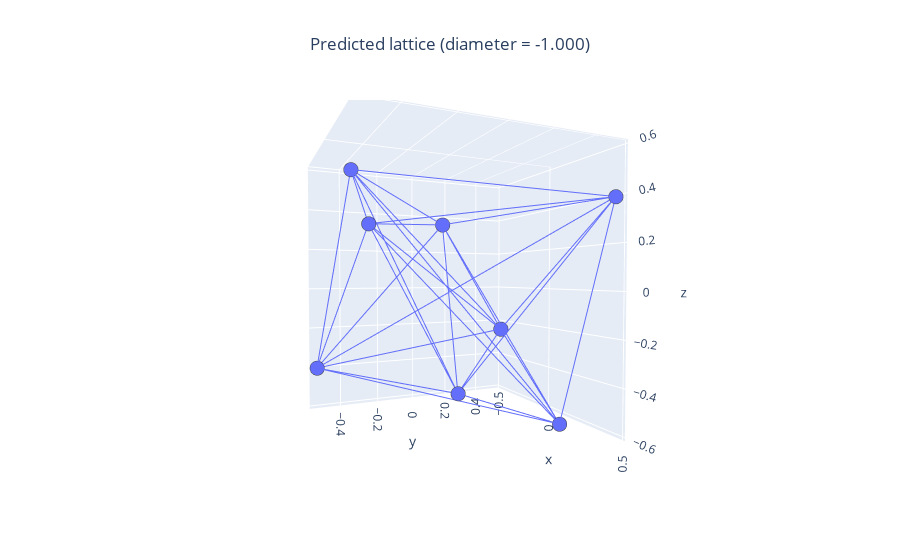

The code cell stored with this chart in its notebook:
### Code cell
path = 'generated_mat/step50_varProp=v0.01_m0.5'
name = 'LatticeStiffness_lattice_1.npz'
plot_lattice_from_path(path, name)

### Figure 1 — Plotly figure (JSON) as saved in the notebook; plotly's stock layout.template omitted (floating-point values rounded to 4 significant figures)
{"data": [{"hovertemplate": "0=%{x}<br>1=%{y}<br>2=%{z}<extra></extra>", "legendgroup": "", "marker": {"color": "#636efa", "line": {"width": 5}, "size": 5, "symbol": "circle"}, "mode": "markers", "name": "", "scene": "scene", "showlegend": false, "type": "scatter3d", "x": [0.4821, 0.3043, -0.3038, 0.4558, -0.477, -0.3175, -0.4699, 0.3122], "y": [0.5234, -0.456, 0.4517, -0.1763, -0.5234, -0.3814, 0.1687, 0.3802], "z": [0.3866, 0.2476, -0.2313, -0.354, -0.402, 0.5787, 0.3543, -0.5787]}, {"hovertemplate": "x=%{x}<br>y=%{y}<br>z=%{z}<extra></extra>", "legendgroup": "", "line": {"color": "#636efa", "dash": "solid"}, "marker": {"line": {"width": 5}, "size": 5, "symbol": "circle"}, "mode": "lines", "name": "", "scene": "scene", "showlegend": false, "type": "scatter3d", "x": [0.4821, 0.3043], "y": [0.5234, -0.456], "z": [0.3866, 0.2476]}, {"hovertemplate": "x=%{x}<br>y=%{y}<br>z=%{z}<extra></extra>", "legendgroup": "", "line": {"color": "#636efa", "dash": "solid"}, "marker": {"line": {"width": 5}, "size": 5, "symbol": "circle"}, "mode": "lines", "name": "", "scene": "scene", "showlegend": false, "type": "scatter3d", "x": [0.4821, -0.3038], "y": [0.5234, 0.4517], "z": [0.3866, -0.2313]}, {"hovertemplate": "x=%{x}<br>y=%{y}<br>z=%{z}<extra></extra>", "legendgroup": "", "line": {"color": "#636efa", "dash": "solid"}, "marker": {"line": {"width": 5}, "size": 5, "symbol": "circle"}, "mode": "lines", "name": "", "scene": "scene", "showlegend": false, "type": "scatter3d", "x": [0.3043, -0.3038], "y": [-0.456, 0.4517], "z": [0.2476, -0.2313]}, {"hovertemplate": "x=%{x}<br>y=%{y}<br>z=%{z}<extra></extra>", "legendgroup": "", "line": {"color": "#636efa", "dash": "solid"}, "marker": {"line": {"width": 5}, "size": 5, "symbol": "circle"}, "mode": "lines", "name": "", "scene": "scene", "showlegend": false, "type": "scatter3d", "x": [0.4821, 0.4558], "y": [0.5234, -0.1763], "z": [0.3866, -0.354]}, {"hovertemplate": "x=%{x}<br>y=%{y}<br>z=%{z}<extra></extra>", "legendgroup": "", "line": {"color": "#636efa", "dash": "solid"}, "marker": {"line": {"width": 5}, "size": 5, "symbol": "circle"}, "mode": "lines", "name": "", "scene": "scene", "showlegend": false, "type": "scatter3d", "x": [0.3043, 0.4558], "y": [-0.456, -0.1763], "z": [0.2476, -0.354]}, {"hovertemplate": "x=%{x}<br>y=%{y}<br>z=%{z}<extra></extra>", "legendgroup": "", "line": {"color": "#636efa", "dash": "solid"}, "marker": {"line": {"width": 5}, "size": 5, "symbol": "circle"}, "mode": "lines", "name": "", "scene": "scene", "showlegend": false, "type": "scatter3d", "x": [-0.3038, 0.4558], "y": [0.4517, -0.1763], "z": [-0.2313, -0.354]}, {"hovertemplate": "x=%{x}<br>y=%{y}<br>z=%{z}<extra></extra>", "legendgroup": "", "line": {"color": "#636efa", "dash": "solid"}, "marker": {"line": {"width": 5}, "size": 5, "symbol": "circle"}, "mode": "lines", "name": "", "scene": "scene", "showlegend": false, "type": "scatter3d", "x": [0.4821, -0.477], "y": [0.5234, -0.5234], "z": [0.3866, -0.402]}, {"hovertemplate": "x=%{x}<br>y=%{y}<br>z=%{z}<extra></extra>", "legendgroup": "", "line": {"color": "#636efa", "dash": "solid"}, "marker": {"line": {"width": 5}, "size": 5, "symbol": "circle"}, "mode": "lines", "name": "", "scene": "scene", "showlegend": false, "type": "scatter3d", "x": [0.3043, -0.477], "y": [-0.456, -0.5234], "z": [0.2476, -0.402]}, {"hovertemplate": "x=%{x}<br>y=%{y}<br>z=%{z}<extra></extra>", "legendgroup": "", "line": {"color": "#636efa", "dash": "solid"}, "marker": {"line": {"width": 5}, "size": 5, "symbol": "circle"}, "mode": "lines", "name": "", "scene": "scene", "showlegend": false, "type": "scatter3d", "x": [-0.3038, -0.477], "y": [0.4517, -0.5234], "z": [-0.2313, -0.402]}, {"hovertemplate": "x=%{x}<br>y=%{y}<br>z=%{z}<extra></extra>", "legendgroup": "", "line": {"color": "#636efa", "dash": "solid"}, "marker": {"line": {"width": 5}, "size": 5, "symbol": "circle"}, "mode": "lines", "name": "", "scene": "scene", "showlegend": false, "type": "scatter3d", "x": [0.4558, -0.477], "y": [-0.1763, -0.5234], "z": [-0.354, -0.402]}, {"hovertemplate": "x=%{x}<br>y=%{y}<br>z=%{z}<extra></extra>", "legendgroup": "", "line": {"color": "#636efa", "dash": "solid"}, "marker": {"line": {"width": 5}, "size": 5, "symbol": "circle"}, "mode": "lines", "name": "", "scene": "scene", "showlegend": false, "type": "scatter3d", "x": [0.4821, -0.3175], "y": [0.5234, -0.3814], "z": [0.3866, 0.5787]}, {"hovertemplate": "x=%{x}<br>y=%{y}<br>z=%{z}<extra></extra>", "legendgroup": "", "line": {"color": "#636efa", "dash": "solid"}, "marker": {"line": {"width": 5}, "size": 5, "symbol": "circle"}, "mode": "lines", "name": "", "scene": "scene", "showlegend": false, "type": "scatter3d", "x": [0.3043, -0.3175], "y": [-0.456, -0.3814], "z": [0.2476, 0.5787]}, {"hovertemplate": "x=%{x}<br>y=%{y}<br>z=%{z}<extra></extra>", "legendgroup": "", "line": {"color": "#636efa", "dash": "solid"}, "marker": {"line": {"width": 5}, "size": 5, "symbol": "circle"}, "mode": "lines", "name": "", "scene": "scene", "showlegend": false, "type": "scatter3d", "x": [-0.3038, -0.3175], "y": [0.4517, -0.3814], "z": [-0.2313, 0.5787]}, {"hovertemplate": "x=%{x}<br>y=%{y}<br>z=%{z}<extra></extra>", "legendgroup": "", "line": {"color": "#636efa", "dash": "solid"}, "marker": {"line": {"width": 5}, "size": 5, "symbol": "circle"}, "mode": "lines", "name": "", "scene": "scene", "showlegend": false, "type": "scatter3d", "x": [0.4558, -0.3175], "y": [-0.1763, -0.3814], "z": [-0.354, 0.5787]}, {"hovertemplate": "x=%{x}<br>y=%{y}<br>z=%{z}<extra></extra>", "legendgroup": "", "line": {"color": "#636efa", "dash": "solid"}, "marker": {"line": {"width": 5}, "size": 5, "symbol": "circle"}, "mode": "lines", "name": "", "scene": "scene", "showlegend": false, "type": "scatter3d", "x": [-0.477, -0.3175], "y": [-0.5234, -0.3814], "z": [-0.402, 0.5787]}, {"hovertemplate": "x=%{x}<br>y=%{y}<br>z=%{z}<extra></extra>", "legendgroup": "", "line": {"color": "#636efa", "dash": "solid"}, "marker": {"line": {"width": 5}, "size": 5, "symbol": "circle"}, "mode": "lines", "name": "", "scene": "scene", "showlegend": false, "type": "scatter3d", "x": [0.4821, -0.4699], "y": [0.5234, 0.1687], "z": [0.3866, 0.3543]}, {"hovertemplate": "x=%{x}<br>y=%{y}<br>z=%{z}<extra></extra>", "legendgroup": "", "line": {"color": "#636efa", "dash": "solid"}, "marker": {"line": {"width": 5}, "size": 5, "symbol": "circle"}, "mode": "lines", "name": "", "scene": "scene", "showlegend": false, "type": "scatter3d", "x": [0.3043, -0.4699], "y": [-0.456, 0.1687], "z": [0.2476, 0.3543]}, {"hovertemplate": "x=%{x}<br>y=%{y}<br>z=%{z}<extra></extra>", "legendgroup": "", "line": {"color": "#636efa", "dash": "solid"}, "marker": {"line": {"width": 5}, "size": 5, "symbol": "circle"}, "mode": "lines", "name": "", "scene": "scene", "showlegend": false, "type": "scatter3d", "x": [-0.3038, -0.4699], "y": [0.4517, 0.1687], "z": [-0.2313, 0.3543]}, {"hovertemplate": "x=%{x}<br>y=%{y}<br>z=%{z}<extra></extra>", "legendgroup": "", "line": {"color": "#636efa", "dash": "solid"}, "marker": {"line": {"width": 5}, "size": 5, "symbol": "circle"}, "mode": "lines", "name": "", "scene": "scene", "showlegend": false, "type": "scatter3d", "x": [0.4558, -0.4699], "y": [-0.1763, 0.1687], "z": [-0.354, 0.3543]}, {"hovertemplate": "x=%{x}<br>y=%{y}<br>z=%{z}<extra></extra>", "legendgroup": "", "line": {"color": "#636efa", "dash": "solid"}, "marker": {"line": {"width": 5}, "size": 5, "symbol": "circle"}, "mode": "lines", "name": "", "scene": "scene", "showlegend": false, "type": "scatter3d", "x": [-0.477, -0.4699], "y": [-0.5234, 0.1687], "z": [-0.402, 0.3543]}, {"hovertemplate": "x=%{x}<br>y=%{y}<br>z=%{z}<extra></extra>", "legendgroup": "", "line": {"color": "#636efa", "dash": "solid"}, "marker": {"line": {"width": 5}, "size": 5, "symbol": "circle"}, "mode": "lines", "name": "", "scene": "scene", "showlegend": false, "type": "scatter3d", "x": [-0.3175, -0.4699], "y": [-0.3814, 0.1687], "z": [0.5787, 0.3543]}, {"hovertemplate": "x=%{x}<br>y=%{y}<br>z=%{z}<extra></extra>", "legendgroup": "", "line": {"color": "#636efa", "dash": "solid"}, "marker": {"line": {"width": 5}, "size": 5, "symbol": "circle"}, "mode": "lines", "name": "", "scene": "scene", "showlegend": false, "type": "scatter3d", "x": [0.4821, 0.3122], "y": [0.5234, 0.3802], "z": [0.3866, -0.5787]}, {"hovertemplate": "x=%{x}<br>y=%{y}<br>z=%{z}<extra></extra>", "legendgroup": "", "line": {"color": "#636efa", "dash": "solid"}, "marker": {"line": {"width": 5}, "size": 5, "symbol": "circle"}, "mode": "lines", "name": "", "scene": "scene", "showlegend": false, "type": "scatter3d", "x": [0.3043, 0.3122], "y": [-0.456, 0.3802], "z": [0.2476, -0.5787]}, {"hovertemplate": "x=%{x}<br>y=%{y}<br>z=%{z}<extra></extra>", "legendgroup": "", "line": {"color": "#636efa", "dash": "solid"}, "marker": {"line": {"width": 5}, "size": 5, "symbol": "circle"}, "mode": "lines", "name": "", "scene": "scene", "showlegend": false, "type": "scatter3d", "x": [-0.3038, 0.3122], "y": [0.4517, 0.3802], "z": [-0.2313, -0.5787]}, {"hovertemplate": "x=%{x}<br>y=%{y}<br>z=%{z}<extra></extra>", "legendgroup": "", "line": {"color": "#636efa", "dash": "solid"}, "marker": {"line": {"width": 5}, "size": 5, "symbol": "circle"}, "mode": "lines", "name": "", "scene": "scene", "showlegend": false, "type": "scatter3d", "x": [0.4558, 0.3122], "y": [-0.1763, 0.3802], "z": [-0.354, -0.5787]}, {"hovertemplate": "x=%{x}<br>y=%{y}<br>z=%{z}<extra></extra>", "legendgroup": "", "line": {"color": "#636efa", "dash": "solid"}, "marker": {"line": {"width": 5}, "size": 5, "symbol": "circle"}, "mode": "lines", "name": "", "scene": "scene", "showlegend": false, "type": "scatter3d", "x": [-0.477, 0.3122], "y": [-0.5234, 0.3802], "z": [-0.402, -0.5787]}, {"hovertemplate": "x=%{x}<br>y=%{y}<br>z=%{z}<extra></extra>", "legendgroup": "", "line": {"color": "#636efa", "dash": "solid"}, "marker": {"line": {"width": 5}, "size": 5, "symbol": "circle"}, "mode": "lines", "name": "", "scene": "scene", "showlegend": false, "type": "scatter3d", "x": [-0.3175, 0.3122], "y": [-0.3814, 0.3802], "z": [0.5787, -0.5787]}, {"hovertemplate": "x=%{x}<br>y=%{y}<br>z=%{z}<extra></extra>", "legendgroup": "", "line": {"color": "#636efa", "dash": "solid"}, "marker": {"line": {"width": 5}, "size": 5, "symbol": "circle"}, "mode": "lines", "name": "", "scene": "scene", "showlegend": false, "type": "scatter3d", "x": [-0.4699, 0.3122], "y": [0.1687, 0.3802], "z": [0.3543, -0.5787]}], "layout": {"autosize": true, "scene": {"aspectmode": "auto", "aspectratio": {"x": 0.9123, "y": 0.9957, "z": 1.101}, "camera": {"center": {"x": 0, "y": 0, "z": 0}, "eye": {"x": 1.708, "y": -0.7802, "z": 0.04945}, "projection": {"type": "perspective"}, "up": {"x": 0, "y": 0, "z": 1}}}, "title": {"text": "Predicted lattice (diameter = -1.000)", "x": 0.5}}}
